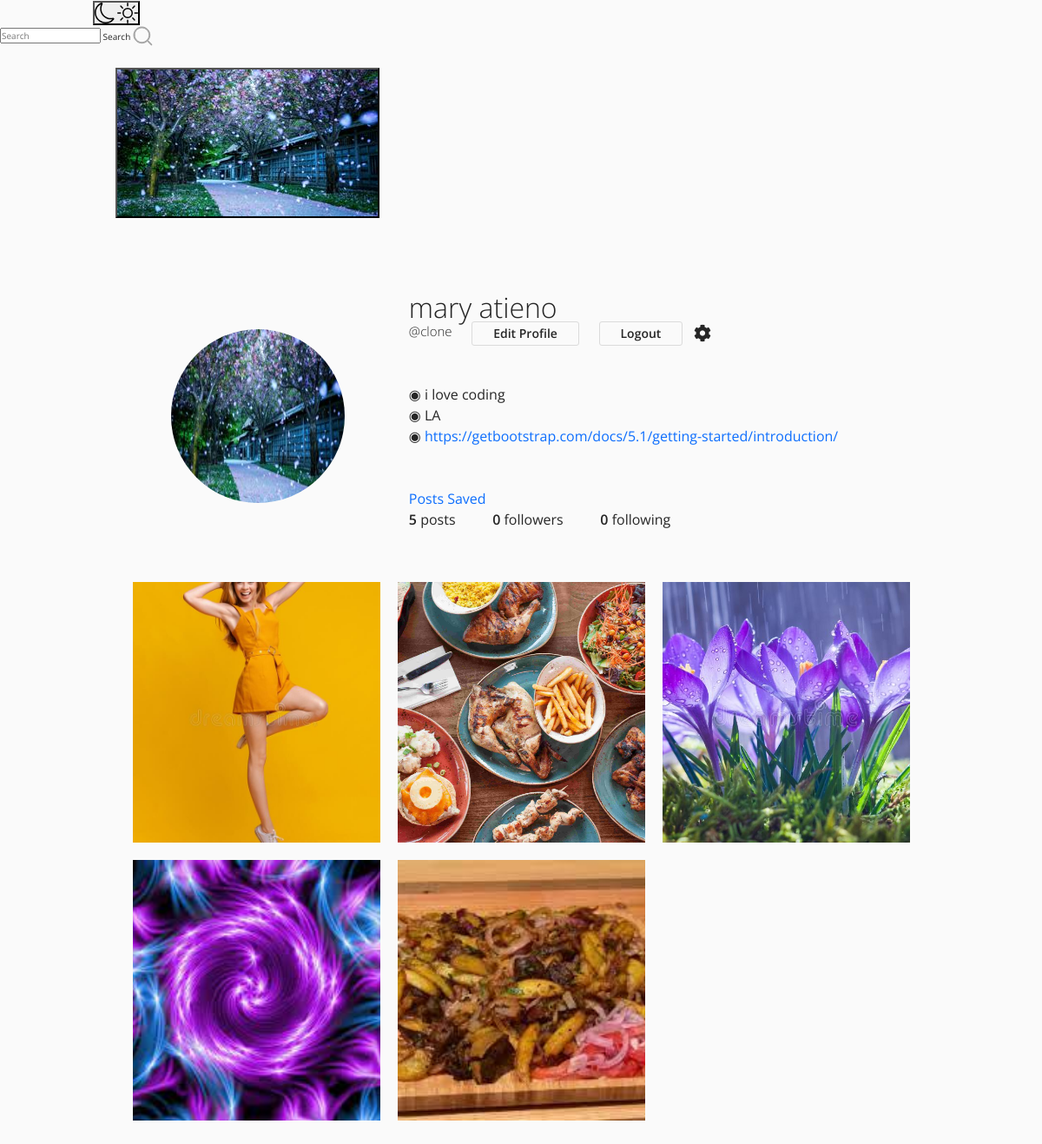
Screenshot of /clone/ (signed in) with the database file from the repository.
### insta/models.py (models this page shows, shortened)
class Profile(models.Model):
    user = models.OneToOneField(User, related_name='profile', on_delete=models.CASCADE)
    image = models.ImageField(upload_to="profile_pciture", null=True, default="default.jpg")
    first_name = models.CharField(max_length=200, null=True, blank=True)
    last_name = models.CharField(max_length=200, null=True, blank=True)
    bio = models.CharField(max_length=200, null=True, blank=True)
    location = models.CharField(max_length=200, null=True, blank=True)
    url = models.URLField(max_length=200, null=True, blank=True)
    favourite = models.ManyToManyField(Post, blank=True)

### post/models.py (models this page shows)
class Post(models.Model):
    id = models.UUIDField(primary_key=True, default=uuid.uuid4, editable=False)
    picture = models.ImageField(upload_to=user_directory_path, verbose_name="Picture")
    caption = models.CharField(max_length=10000, verbose_name="Caption")
    posted = models.DateField(auto_now_add=True)
    tags = models.ManyToManyField(Tag, related_name="tags")
    user = models.ForeignKey(User, on_delete=models.CASCADE)
    likes = models.IntegerField(default=0)
    def get_absolute_url(self):
        return reverse("post-details", args=[str(self.id)])

### insta/views.py (the view)
# urls.py: path('<username>/', UserProfile, name='profile'),
def UserProfile(request, username):
    Profile.objects.get_or_create(user=request.user)
    user = get_object_or_404(User, username=username)
    profile = Profile.objects.get(user=user)
    url_name = resolve(request.path).url_name
    posts = Post.objects.filter(user=user).order_by('-posted')
    if url_name == 'profile':
        posts = Post.objects.filter(user=user).order_by('-posted')
    else:
        posts = profile.favourite.all()
    posts_count = Post.objects.filter(user=user).count()
    following_count = Follow.objects.filter(follower=user).count()
    followers_count = Follow.objects.filter(following=user).count()
    follow_status = Follow.objects.filter(following=user, follower=request.user).exists()
    paginator = Paginator(posts, 8)
    page_number = request.GET.get('page')
    posts_paginator = paginator.get_page(page_number)
    context = {
        'posts': posts,
        'profile':profile,
        'posts_count':posts_count,
        'following_count':following_count,
        'followers_count':followers_count,
        'posts_paginator':posts_paginator,
        'follow_status':follow_status,
    }
    return render(request, 'profile.html', context)

### templates/profile.html (shortened to what this page needs)
{% extends 'base.html' %}
{% load static %}
{% block content %}
<!DOCTYPE html>
<html lang="en">
<head>
    <link rel="stylesheet" href="/static/assets3/css/reset.css">
    <link rel="stylesheet" href="/static/assets3/css/styles.css">
    <link rel="stylesheet" href="https://use.fontawesome.com/releases/v5.2.0/css/all.css">
</head>
<body>
    <header>
        <br><br><br>
        <div class="container">
            <div class="profile">
                <div class="profile-image">
                    <img src="{{profile.image.url}}" alt="" style="width: 200px; height: 200px;">
                </div>
                <div class="profile-user-settings">
                        {% if profile.first_name %}
                        <h6 class="profile-user-name">{{profile.first_name}} {{profile.last_name}}</h6> <br>
                        {% endif %}
                        <h5 style="font-size: 15px;" class="profile-user-name">@{{profile.user.username}}</h5>
                        {% if request.user.is_authenticated and request.user == profile.user %}
                        <a style="text-decoration: none;" href="{% url 'editprofile' %}" class="btn profile-edit-btn">Edit Profile</a>
                        <a style="text-decoration: none;" href="{% url 'sign-out' %}" class="btn profile-edit-btn">Logout</a>
                        <button class="btn profile-settings-btn" aria-label="profile settings"><i class="fas fa-cog" aria-hidden="true"></i></button>
                        {% endif %}
                        <br><br>
                        <br>
                </div>
                <div class="profile-bio">
                    <br>
                    {% if profile.bio %}
                    <p>◉ {{profile.bio}}</p>
                    {% endif %}
                    {% if profile.location %}
                    <p>◉ {{profile.location}}</p>
                    {% endif %}
                    {% if profile.url %}
                    <p>◉ <a href="{{profile.url}}">{{profile.url}}</a></p>
                    {% endif %}
                    <br><br>
                    <div class="profile-user-settings">
                        <a  href="{% url 'profile' profile.user %}"  class="btns profiele-edit-btn">Posts</a>
                        {% if request.user == profile.user %}
                        <a  href="{% url 'profilefavourite' profile.user %}"  class="btns profeile-edit-btn">Saved</a>
                        {% endif %}
                    </div>
                </div>
                <div class="profile-stats">
                    <ul>
                        <li><span class="profile-stat-count">{{posts_count}}</span> posts</li>
                        <li><span class="profile-stat-count">{{followers_count}}</span> followers</li>
                        <li><span class="profile-stat-count">{{following_count}}</span> following</li>
                    </ul>
                    <br>
                </div>
            </div>
        </div>
    </header>
    <main>
        <div class="container">
            <div class="gallery">
                {% for post in posts %}
                <a href="{{post.get_absolute_url}}"><div class="gallery-item" tabindex="0">
                    <img src="{{ post.picture.url }}" class="gallery-image" alt="" style="width: 500px; height: 300px; object-fit: cover;">
                </div></a>
                {% endfor %}
            </div>
        </div>
    </main>
    {% endblock content %}

### templates/base.html (shortened to what this page needs)
{% load static %}
{% load crispy_forms_tags %}
<!DOCTYPE html>
<html lang="en">
<head>
    <link rel="stylesheet" href="https://cdn.jsdelivr.net/npm/bootstrap-icons@1.8.1/font/bootstrap-icons.css">
    <link href="https://cdn.jsdelivr.net/npm/bootstrap@5.1.3/dist/css/bootstrap.min.css" rel="stylesheet">
    <link rel="stylesheet" type="text/css" href="/static/assets1/style.css">
</head>
<body>
    <header class="header">
        <nav class="header__content">
            <div class="header__buttons">
                <a href="{% url 'index' %}" class="header__home">
                </a>
                <button class="header__theme-button" title="Toggle Theme">
                </button>
            </div>
            <form action="{% url 'search-users' %}" method="GET">
                <div class="header__search">
                    <input type="text" placeholder="Search" name="q" value="{{ request.GET.q }}">
                    <button class="btn btn-primary" type="submit">Search</button>
                </div>
            </form>
            <div class="header__buttons header__buttons--mobile">
                <a href="{% url 'newpost' %}">
                </a>
                <a href="#">
                </a>
                <a href="{% url 'message' %}">
                </a>
            </div>
            <div class="header__buttons header__buttons--desktop">
                <a href="{% url 'newpost' %}">
                </a>
                <a href="{% url 'index' %}">
                </a>
                <a href="{% url 'message' %}">
                </a>
                <a href="#">
                </a>
                <span>
                    <a href="{% url 'show-notification' %}">
                    </a>
                </span>
                <a href="">
                    <button class="profile-button">
                        <a href="{% url 'profile' request.user %}">
                            <div class="profile-button__picture">
                                <img src="{{request.user.profile.image.url}}" alt="User Picture">
                            </div>
                        </a>
                    </button>
                </a>
            </div>
        </nav>
    </header>
    {% block content %}
    {% endblock content %}
</body>
</html>

### static/assets2/style.css (style rules this page uses)
*, *::before, *::after { margin: 0; padding: 0; box-sizing: inherit; }
html { font-size: 12px; box-sizing: border-box; }
img { width: 100%; max-width: 100%; height: 100%; }
a { text-decoration: none; }
body { background-color: #fafafa; }
.container { width: 100%; max-width: 93.5rem; margin: 1rem auto 0; }

### static/assets3/css/styles.css (style rules this page uses)
:root { font-size: 10px; }
*, *::before, *::after { box-sizing: border-box; }
body { font-family: "Open Sans", Arial, sans-serif; min-height: 100vh; background-color: #fafafa; color: #262626; padding-bottom: 3rem; }
img { display: block; }
.container { max-width: 93.5rem; margin: 0 auto; padding: 0 2rem; }
.btn { display: inline-block; font: inherit; background: none; border: none; color: inherit; padding: 0; cursor: pointer; }
.profile { padding: 5rem 0; }
.profile::after { content: ""; display: block; clear: both; }
.profile-image { float: left; width: calc(33.333% - 1rem); display: flex; justify-content: center; align-items: center; margin-right: 3rem; }
.profile-image img { border-radius: 50%; }
.profile-user-settings, .profile-stats, .profile-bio { float: left; width: calc(66.666% - 2rem); }
.profile-user-settings { margin-top: 1.1rem; }
.profile-user-name { display: inline-block; font-size: 3.2rem; font-weight: 300; }
.profile-edit-btn { font-size: 1.4rem; line-height: 1.8; border: 0.1rem solid #dbdbdb; border-radius: 0.3rem; padding: 0 2.4rem; margin-left: 2rem; }
.profile-settings-btn { font-size: 2rem; margin-left: 1rem; }
.profile-stats { margin-top: 2.3rem; }
.profile-stats li { display: inline-block; font-size: 1.6rem; line-height: 1.5; margin-right: 4rem; cursor: pointer; }
.profile-stats li:last-of-type { margin-right: 0; }
.profile-bio { font-size: 1.6rem; font-weight: 400; line-height: 1.5; margin-top: 2.3rem; }
.profile-real-name, .profile-stat-count, .profile-edit-btn { font-weight: 600; }
.gallery { display: flex; flex-wrap: wrap; margin: -1rem -1rem; padding-bottom: 3rem; }
.gallery-item { position: relative; flex: 1 0 22rem; margin: 1rem; color: #fff; cursor: pointer; }
.gallery-image { width: 100%; height: 100%; object-fit: cover; }

### rows the page displays
Profile: image (picture), first_name "mary", last_name "atieno", user.username "clone", bio "i love coding", location "LA", url "https://getbootstrap.com/docs/5.1/getting-started/introduction/"
Post: picture (picture)
Post: picture (picture)
Post: picture (picture)
Post: picture (picture)
Post: picture (picture)

### other values shown
{{ posts_count }} "5"
{{ followers_count }} "0"
{{ following_count }} "0"
